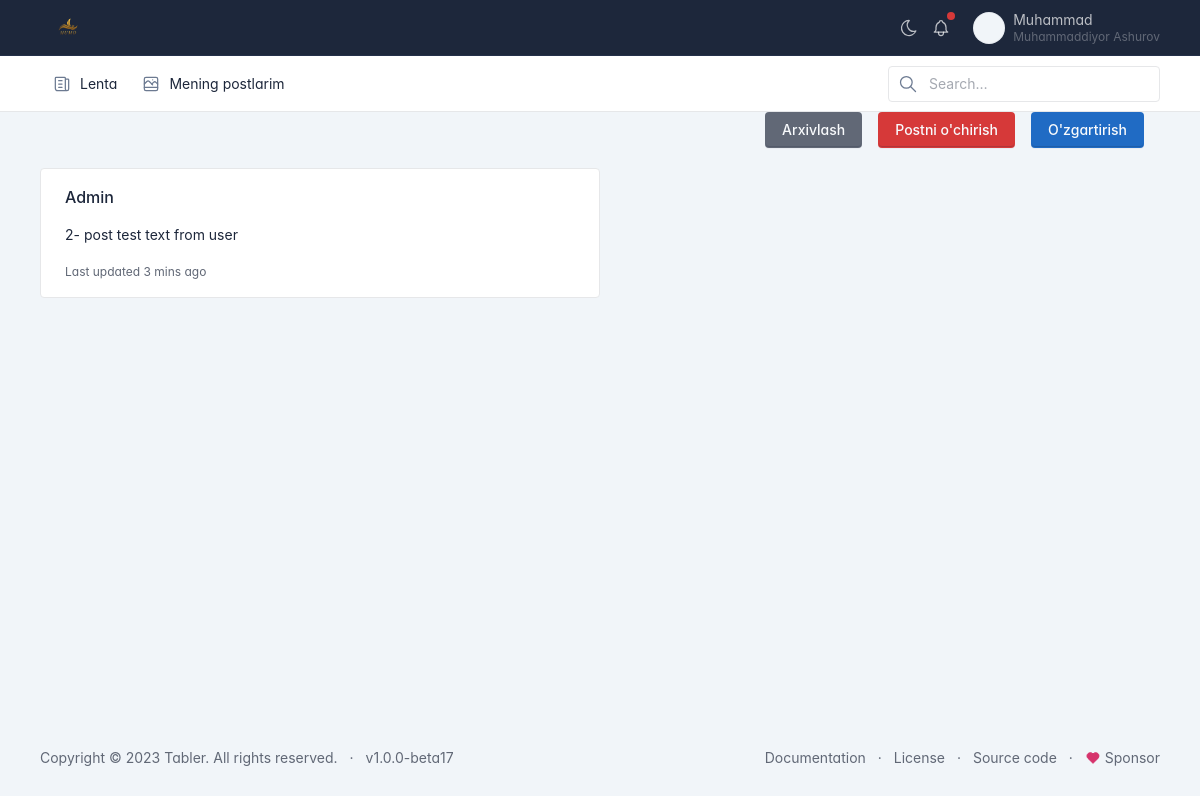
The app's page /post/details/3/ (signed in) with its own data.
### accounts/models.py (models this page shows, shortened)
class User(AbstractUser):
    avatar = models.ImageField(upload_to='users/avatars/', null=True, blank=True, verbose_name="Profil rasmi")
    birthday = models.DateField("Tug'ilgan sana", null=True)
    phone = models.CharField("Telefon raqam", max_length=13, null=True)
    class Meta:
        verbose_name = "Foydalanuvchi"
        verbose_name_plural = "Foydalanuvchilar"

### posts/models.py (models this page shows, shortened)
class Post(models.Model):
    author = models.ForeignKey(User, on_delete=models.CASCADE, related_name='posts')
    image = models.ImageField("Rasm", upload_to='posts/')
    description = models.TextField("Tasnifi")
    is_archive = models.BooleanField(default=False)
    created = models.DateTimeField(auto_now_add=True)
    updated = models.DateTimeField(auto_now=True)
    likes = models.ManyToManyField(User, related_name='user_likes', null=True, blank=True)
    class Meta:
        verbose_name = "Post"
        verbose_name_plural = "Postlar"

### posts/views.py (the view)
# urls.py: path("post/details/<int:pk>/", PostDetailView.as_view(), name="post_details"),
class PostDetailView(DetailView):
    template_name = "post_details.html"
    model = Post
    queryset = Post.objects.filter()
    context_object_name = "post"
    def get_context_data(self, **kwargs):
        context = super().get_context_data(**kwargs)
        context["form"] = PostUpdateForm(instance=self.get_object())
        return context

### posts/forms.py
class PostUpdateForm(forms.ModelForm):
    class Meta:
        model = Post
        fields = ["description"]
        widgets = {
            "description": forms.Textarea(
                attrs={"class": "form-control"}
            )
        }

### posts/templates/post_details.html (shortened to what this page needs)
{% extends 'base.html' %}
{% block content %}
<div class="container-xl">
    <div class="row g-2 align-items-center">
        <div class="col-auto ms-auto d-print-none">
            <div class="d-flex">
                {% if not post.is_archive %}
                <div class="me-3">
                    <a href="{% url 'archivate_post' post.id %}" class="btn btn-secondary">
                        Arxivlash
                    </a>
                </div>
                {% else %}
                <div class="me-3">
                    <a href="{% url 'unarchive_post' post.id %}" class="btn btn-secondary">
                        Arxivdan chiqarish
                    </a>
                </div>
                {% endif %}
                <div class="me-3">
                    <a href="" class="btn btn-danger" data-bs-toggle="modal" data-bs-target="#modal-danger">
                        Postni o'chirish
                    </a>
                </div>
                <div class="me-3">
                    <a href="#" class="btn btn-primary" data-bs-toggle="modal" data-bs-target="#modal-update">
                        O'zgartirish
                    </a>
                </div>
            </div>
        </div>
    </div>
</div>
<div class="page-body">
    <div class="container-xl">
        <div class="content">
            <div class="w-50">
                <div class="card mb-3">
                <div class="card-body">
                    <h5 class="card-title">{{ post.author.username }}</h5>
                    <p class="card-text">{{ post.description }}</p>
                    <p class="card-text"><small class="text-muted">Last updated 3 mins ago</small></p>
                </div>
            </div>
            </div>
        </div>
    </div>
</div>
{% endblock %}

### posts/templates/base.html (shortened to what this page needs)
<!doctype html>
<html lang="en">
<head>
    {% load static %}
    <link href="{% static 'css/tabler.min.css' %}" rel="stylesheet"/>
    <link href="{% static 'css/tabler-flags.min.css' %}" rel="stylesheet"/>
    <link href="{% static 'css/tabler-payments.min.css' %}" rel="stylesheet"/>
    <link href="{% static 'css/tabler-vendors.min.css' %}" rel="stylesheet"/>
    <link href="{% static 'css/demo.min.css' %}" rel="stylesheet"/>
</head>
<body>
<div class="page">
    <header class="navbar navbar-expand-md navbar-dark d-print-none">
        <div class="container-xl">
            <h1 class="navbar-brand navbar-brand-autodark d-none-navbar-horizontal pe-0 pe-md-3">
                <a href="{% url 'index' %}">
                    <img src="/static/img/icons/Logo_white.webp" width="110" height="32" alt="HumoGram"
                         class="navbar-brand-image">
                </a>
            </h1>
            <div class="navbar-nav flex-row order-md-last">
                <div class="d-none d-md-flex">
                    <a href="?theme=dark" class="nav-link px-0 hide-theme-dark" title="Enable dark mode"
                       data-bs-toggle="tooltip" data-bs-placement="bottom">
                    </a>
                    <div class="nav-item dropdown d-none d-md-flex me-3">
                        <a href="#" class="nav-link px-0" data-bs-toggle="dropdown" tabindex="-1"
                           aria-label="Show notifications">
                            <span class="badge bg-red"></span>
                        </a>
                    </div>
                </div>
                {% if request.user.is_authenticated %}
                <div class="nav-item dropdown">
                    <a href="#" class="nav-link d-flex lh-1 text-reset p-0" data-bs-toggle="dropdown"
                       aria-label="Open user menu">
                        {% if request.user.avatar %}
                        <span class="avatar avatar-sm"
                              style="background-image: url({{ request.user.avatar.url }}); border-radius: 50%"></span>
                        {% else %}
                        <span class="avatar avatar-sm"
                              style="background-image: url(/static/img/icons/default.jpg); border-radius: 50%"></span>
                        {% endif %}
                        <div class="d-none d-xl-block ps-2">
                            <div>{{ request.user.username }}</div>
                            <div class="mt-1 small text-muted">
                                {{ request.user.first_name }}
                                {{ request.user.last_name }}
                            </div>
                        </div>
                    </a>
                </div>
                {% else %}
                <div class="nav-item">
                    <a href="{% url 'sign_in' %}">Kirish</a>
                    <a href="{% url 'register' %}">Registratsiya</a>
                </div>
                {% endif %}
            </div>
        </div>
    </header>
    <div class="navbar-expand-md">
        <div class="collapse navbar-collapse" id="navbar-menu">
            <div class="navbar navbar-light">
                <div class="container-xl">
                    <ul class="navbar-nav">
                        <li class="nav-item">
                            <a class="nav-link" href="{% url 'index' %}">
                            <span class="nav-link-icon d-md-none d-lg-inline-block">
                                </span>
                                <span class="nav-link-title">
                                Lenta
                                </span>
                            </a>
                        </li>
                        <li class="nav-item">
                            <a class="nav-link" href="{% url 'my_posts' %}">
                            <span class="nav-link-icon d-md-none d-lg-inline-block">
                                </span>
                                <span class="nav-link-title">
                                Mening postlarim
                                </span>
                            </a>
                        </li>
                    </ul>
                    <div class="my-2 my-md-0 flex-grow-1 flex-md-grow-0 order-first order-md-last">
                        <form action="./" method="get" autocomplete="off" novalidate>
                            <div class="input-icon">
                    <span class="input-icon-addon">
                    </span>
                                <input type="text" value="" class="form-control" placeholder="Search…"
                                       aria-label="Search in website">
                            </div>
                        </form>
                    </div>
                </div>
            </div>
        </div>
    </div>
    <div class="page-wrapper">
        {% block content %}
        {% endblock %}
        <footer class="footer footer-transparent d-print-none">
            <div class="container-xl">
                <div class="row text-center align-items-center flex-row-reverse">
                    <div class="col-lg-auto ms-lg-auto">
                        <ul class="list-inline list-inline-dots mb-0">
                            <li class="list-inline-item"><a href="./docs/" class="link-secondary">Documentation</a></li>
                            <li class="list-inline-item"><a href="./license.html" class="link-secondary">License</a>
                            </li>
                            <li class="list-inline-item"><a href="https://github.com/tabler/tabler" target="_blank"
                                                            class="link-secondary" rel="noopener">Source code</a></li>
                            <li class="list-inline-item">
                                <a href="https://github.com/sponsors/codecalm" target="_blank" class="link-secondary"
                                   rel="noopener">
                                    Sponsor
                                </a>
                            </li>
                        </ul>
                    </div>
                    <div class="col-12 col-lg-auto mt-3 mt-lg-0">
                        <ul class="list-inline list-inline-dots mb-0">
                            <li class="list-inline-item">
                                Copyright &copy; 2023
                                <a href="." class="link-secondary">Tabler</a>.
                                All rights reserved.
                            </li>
                            <li class="list-inline-item">
                                <a href="./changelog.html" class="link-secondary" rel="noopener">
                                    v1.0.0-beta17
                                </a>
                            </li>
                        </ul>
                    </div>
                </div>
            </div>
        </footer>
    </div>
</div>
</body>
</html>

### posts/templates/base.html (style rules this page uses)
:root { --tblr-font-sans-serif: 'Inter Var', -apple-system, BlinkMacSystemFont, San Francisco, Segoe UI, Roboto, Helvetica Neue, sans-serif; }
body { font-feature-settings: "cv03", "cv04", "cv11"; }

### records on screen
User: user.username "Muhammad", user.first_name "Muhammaddiyor", user.last_name "Ashurov"
Post: author.username "Admin", description "2- post test text from user"
